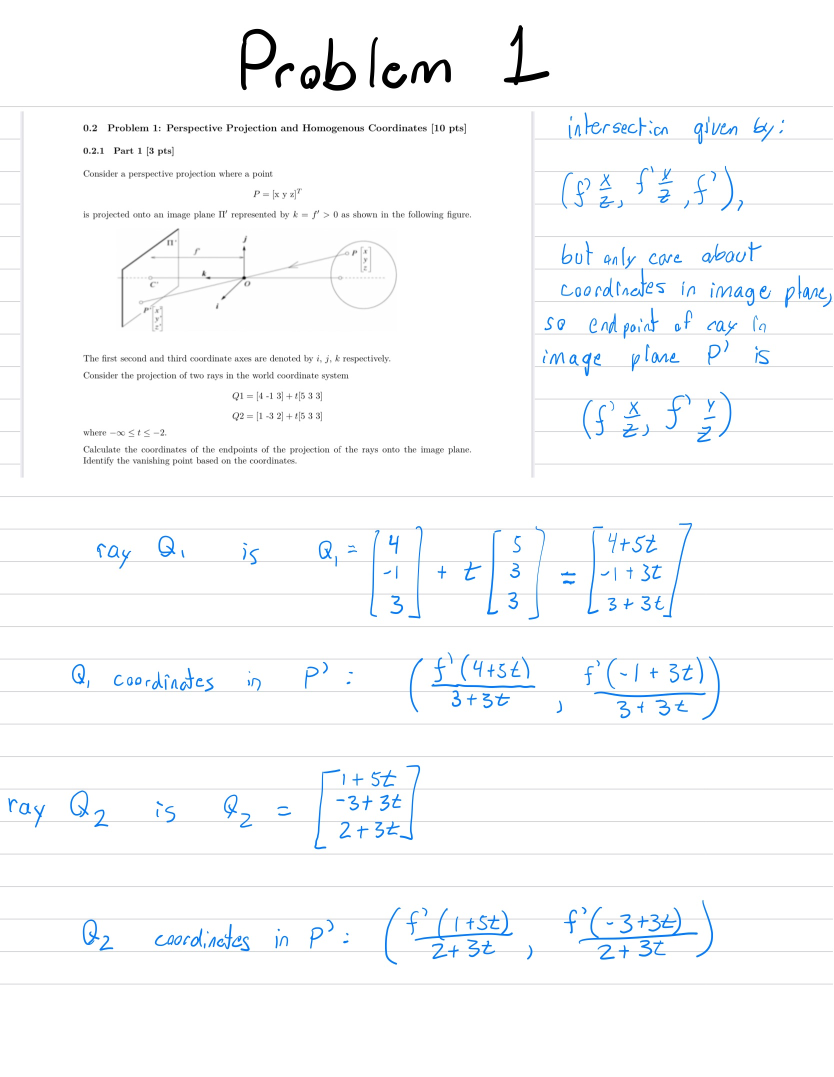
#> input picture Homography and Surface Rendering/hw1/CSE 252A_HW1_1.jpg, 1668 x 2154 px (shown at 1/2 size); the run also reads 1 picture not shown here
$ jupyter execute --allow-errors hw1.ipynb
#> lines starting #> are read from the running program, lines starting #| are printed output that depends on the picture
### CSE 252A (Computer Vision I)  ·  Fall 2020  ·  Assignment 1

---

### Instructor: David Kriegman
### Assignment published on Friday, October 16, 2020
### Due on Friday, October 30, 2020 at 11:59 pm Pacific Time

---

## Instructions
* Review the academic integrity and collaboration policies on Canvas. This assignment must be completed individually.
* All solutions must be written in this notebook. Programming aspects of the assignment must be completed using Python (preferably 3.6+).
* If you want to modify the skeleton code, you may do so. The existing code is merely intended to provide you with a framework for your solution.
* You may use Python packages for basic linear algebra (e.g. simple operations from NumPy or SciPy), but you may **not** use packages that directly solve the problem. If you are unsure about using a specific package or function, please ask the instructor and teaching assistants for clarification.
* You must submit, through Gradescope, both (1) this notebook exported as a PDF **and** (2) this notebook as an `.ipynb` file. You must mark every problem in the PDF on Gradescope. If you do not submit both the `.pdf` and `.ipynb`, and/or if you do not mark every problem in the PDF on Gradescope, you may receive a penalty.
* It is highly recommended that you begin working on this assignment early.
* **Late policy:** Assignments submitted late will receive a 10% grade reduction for each day late (e.g. an assignment submitted an hour after the due date will receive a 10% penalty, an assignment submitted 10 hours after the due date will receive a 10% penalty, and an assignment submitted 28 hours after the due date will receive a 20% penalty). Assignments will not be accepted 72 hours after the due date. If you require an extension (for personal reasons only), you must request one as far in advance as possible. Extensions requested close to or after the due date will only be granted for clear emergencies or clearly unforeseeable circumstances.

## Problem 1: Perspective Projection and Homogenous Coordinates [10 pts]
### Part 1 [3 pts]
Consider a perspective projection where a point
$$
P = [\text{x y z}]^T
$$
is projected onto an image plane $\Pi'$ represented by $k = f'>0$ as shown in the following figure.

The first second and third coordinate axes are denoted by $i$, $j$, $k$ respectively.

Consider the projection of two rays in the world coordinate system
$$
Q1 = [\text{4 -1 3}] + t[\text{5 3 3}]
$$
$$
Q2 = [\text{1 -3 2}] + t[\text{5 3 3}]
$$
where $-\infty \leq t \leq -2$.

Calculate the coordinates of the endpoints of the projection of the rays onto the image plane. Identify the vanishing point based on the coordinates.


### Part 2 [6 pts]
Show that:

1) In $\mathbb{R}^{3}$ distances are preserved under a rigid transformation.

2) In $\mathbb{R}^{2}$ parallel lines remain parallel under an affine transformation.

3) If $a, b \in \mathbb{R}^{3}$ are orthogonal, they are orthogonal after rotating by a rotation matrix $R$

### Part 3 [1 pts]
Given four points  forming a square with Cartesian coordinates  (0,0), (1,0), (1,1), and (0,1), find a projective transformation, A, which sends any two of the points to infinity while the other two are not sent to infinity. Define the matrix A below and print the result of applying the transformation to each of the four points.

[cell 1]
#Problem 1 Part 1.1
import matplotlib.pyplot as plt

WrittenOne = plt.imread('CSE 252A_HW1_1.jpg')             # read a JPEG image
#> WrittenOne is the input picture: shape (2154, 1668, 3); mean R, G, B 248.6, 250.2, 251.7
WrittenTwo = plt.imread('CSE 252A_HW1_2.jpg')
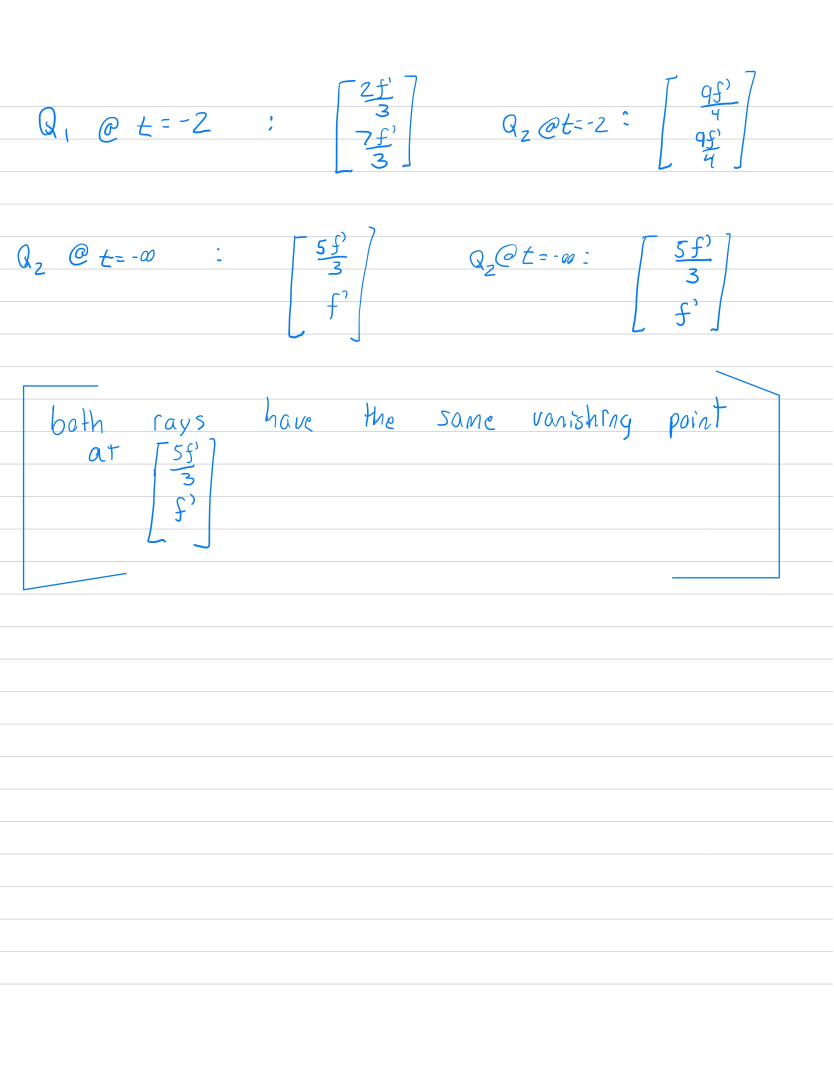
#> input picture Homography and Surface Rendering/hw1/CSE 252A_HW1_2.jpg, 1668 x 2154 px (shown at 1/2 size)
#> WrittenTwo is the input picture: shape (2154, 1668, 3); mean R, G, B 251.7, 252.7, 253.7
WrittenThree = plt.imread('CSE 252A_HW1_3.jpg')
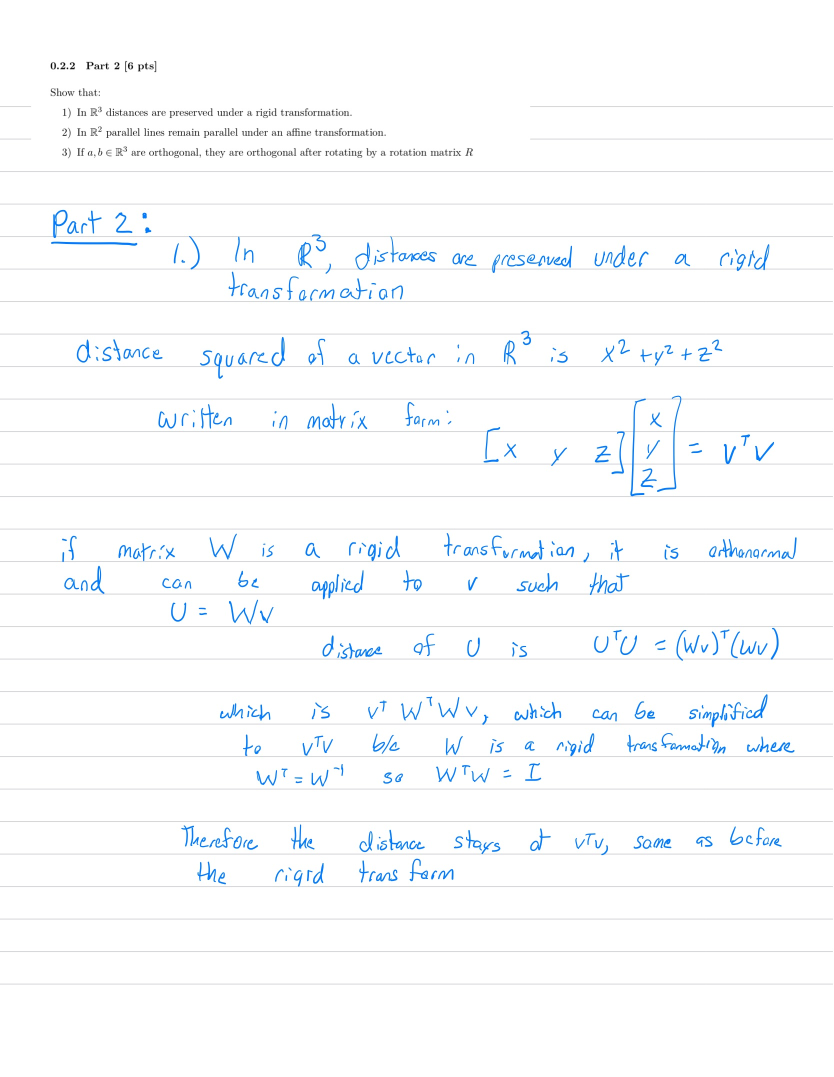
#> input picture Homography and Surface Rendering/hw1/CSE 252A_HW1_3.jpg, 1668 x 2154 px (shown at 1/2 size)
#> WrittenThree is the input picture: shape (2154, 1668, 3); mean R, G, B 249.3, 251.3, 252.9
WrittenFour = plt.imread('CSE 252A_HW1_4.jpg')
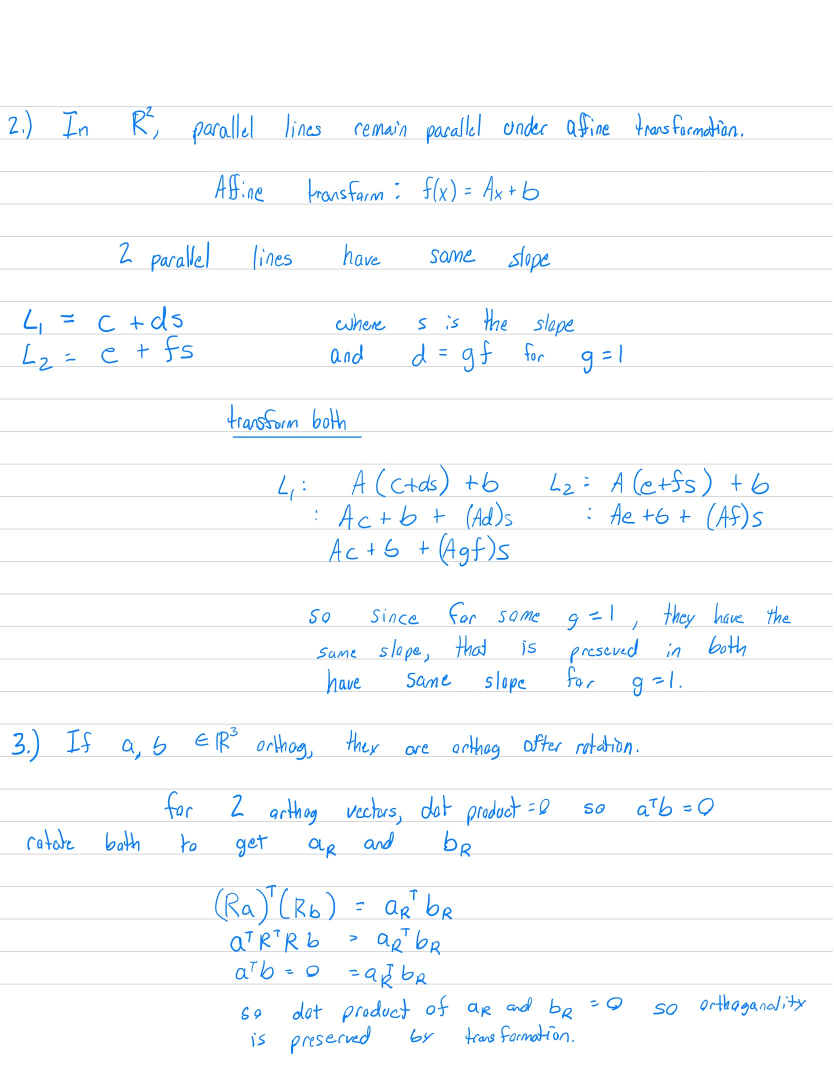
#> input picture Homography and Surface Rendering/hw1/CSE 252A_HW1_4.jpg, 1668 x 2154 px (shown at 1/2 size)
#> WrittenFour is the input picture: shape (2154, 1668, 3); mean R, G, B 248.3, 250.9, 253.1
#> (the rest of the program and of its run is left out)
